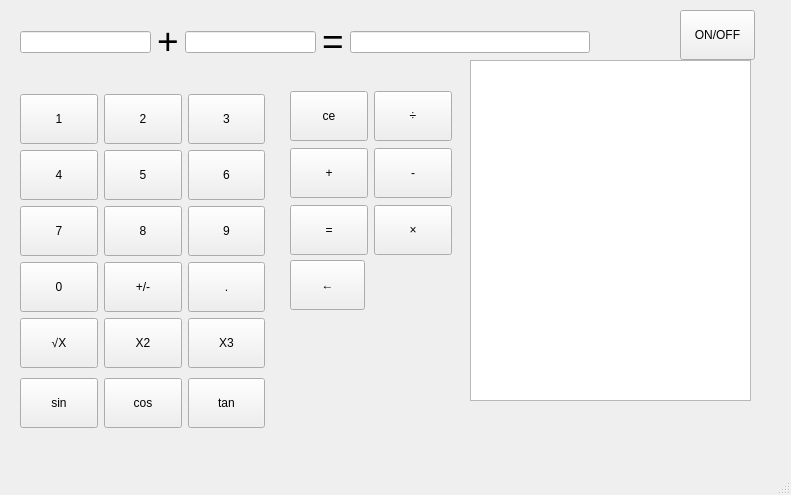
<?xml version="1.0" encoding="UTF-8"?>
<ui version="4.0">
 <class>calculator</class>
 <widget class="QMainWindow" name="calculator">
  <property name="geometry">
   <rect>
    <x>0</x>
    <y>0</y>
    <width>791</width>
    <height>495</height>
   </rect>
  </property>
  <property name="windowTitle">
   <string>calculator</string>
  </property>
  <widget class="QWidget" name="centralwidget">
   <widget class="QWidget" name="layoutWidget">
    <property name="geometry">
     <rect>
      <x>290</x>
      <y>90</y>
      <width>162</width>
      <height>166</height>
     </rect>
    </property>
    <layout class="QHBoxLayout" name="horizontalLayout_4">
     <item>
      <layout class="QVBoxLayout" name="verticalLayout_3">
       <item>
        <widget class="QPushButton" name="Btn_ce">
         <property name="minimumSize">
          <size>
           <width>0</width>
           <height>50</height>
          </size>
         </property>
         <property name="text">
          <string>ce</string>
         </property>
        </widget>
       </item>
       <item>
        <widget class="QPushButton" name="Btn_sub">
         <property name="minimumSize">
          <size>
           <width>0</width>
           <height>50</height>
          </size>
         </property>
         <property name="text">
          <string>+</string>
         </property>
        </widget>
       </item>
       <item>
        <widget class="QPushButton" name="Btn_equa">
         <property name="minimumSize">
          <size>
           <width>0</width>
           <height>50</height>
          </size>
         </property>
         <property name="text">
          <string>=</string>
         </property>
        </widget>
       </item>
      </layout>
     </item>
     <item>
      <layout class="QVBoxLayout" name="verticalLayout_2">
       <item>
        <widget class="QPushButton" name="Btn_div">
         <property name="minimumSize">
          <size>
           <width>0</width>
           <height>50</height>
          </size>
         </property>
         <property name="text">
          <string>÷</string>
         </property>
        </widget>
       </item>
       <item>
        <widget class="QPushButton" name="Btn_minus">
         <property name="minimumSize">
          <size>
           <width>0</width>
           <height>50</height>
          </size>
         </property>
         <property name="text">
          <string>-</string>
         </property>
        </widget>
       </item>
       <item>
        <widget class="QPushButton" name="Btn_mul">
         <property name="minimumSize">
          <size>
           <width>0</width>
           <height>50</height>
          </size>
         </property>
         <property name="styleSheet">
          <string notr="true">×</string>
         </property>
         <property name="text">
          <string>×</string>
         </property>
        </widget>
       </item>
      </layout>
     </item>
    </layout>
   </widget>
   <widget class="QPushButton" name="Btn_back">
    <property name="geometry">
     <rect>
      <x>290</x>
      <y>260</y>
      <width>75</width>
      <height>50</height>
     </rect>
    </property>
    <property name="minimumSize">
     <size>
      <width>0</width>
      <height>50</height>
     </size>
    </property>
    <property name="text">
     <string>←</string>
    </property>
   </widget>
   <widget class="QWidget" name="layoutWidget">
    <property name="geometry">
     <rect>
      <x>20</x>
      <y>20</y>
      <width>570</width>
      <height>44</height>
     </rect>
    </property>
    <layout class="QHBoxLayout" name="horizontalLayout_2">
     <item>
      <widget class="QLineEdit" name="Line_input1">
       <property name="minimumSize">
        <size>
         <width>120</width>
         <height>20</height>
        </size>
       </property>
      </widget>
     </item>
     <item>
      <widget class="QLabel" name="Lable_alg">
       <property name="text">
        <string>&lt;html&gt;&lt;head/&gt;&lt;body&gt;&lt;p align=&quot;center&quot;&gt;&lt;span style=&quot; font-size:28pt;&quot;&gt;+&lt;/span&gt;&lt;/p&gt;&lt;/body&gt;&lt;/html&gt;</string>
       </property>
      </widget>
     </item>
     <item>
      <widget class="QLineEdit" name="Line_input2">
       <property name="minimumSize">
        <size>
         <width>120</width>
         <height>20</height>
        </size>
       </property>
      </widget>
     </item>
     <item>
      <widget class="QLabel" name="Lable_answer">
       <property name="text">
        <string>&lt;html&gt;&lt;head/&gt;&lt;body&gt;&lt;p align=&quot;center&quot;&gt;&lt;span style=&quot; font-size:28pt;&quot;&gt;=&lt;/span&gt;&lt;/p&gt;&lt;/body&gt;&lt;/html&gt;</string>
       </property>
      </widget>
     </item>
     <item>
      <widget class="QLineEdit" name="Line_output">
       <property name="minimumSize">
        <size>
         <width>240</width>
         <height>20</height>
        </size>
       </property>
      </widget>
     </item>
    </layout>
   </widget>
   <widget class="QTextEdit" name="Text_hitory">
    <property name="geometry">
     <rect>
      <x>470</x>
      <y>60</y>
      <width>281</width>
      <height>341</height>
     </rect>
    </property>
   </widget>
   <widget class="QPushButton" name="Btn_OF">
    <property name="geometry">
     <rect>
      <x>680</x>
      <y>10</y>
      <width>75</width>
      <height>50</height>
     </rect>
    </property>
    <property name="minimumSize">
     <size>
      <width>0</width>
      <height>50</height>
     </size>
    </property>
    <property name="text">
     <string>ON/OFF</string>
    </property>
   </widget>
   <widget class="QWidget" name="">
    <property name="geometry">
     <rect>
      <x>20</x>
      <y>90</y>
      <width>245</width>
      <height>344</height>
     </rect>
    </property>
    <layout class="QVBoxLayout" name="verticalLayout_5">
     <item>
      <layout class="QVBoxLayout" name="verticalLayout_4">
       <item>
        <layout class="QVBoxLayout" name="verticalLayout">
         <item>
          <layout class="QGridLayout" name="gridLayout">
           <item row="0" column="0">
            <widget class="QPushButton" name="Btn_1">
             <property name="minimumSize">
              <size>
               <width>0</width>
               <height>50</height>
              </size>
             </property>
             <property name="text">
              <string>1</string>
             </property>
            </widget>
           </item>
           <item row="0" column="1">
            <widget class="QPushButton" name="Btn_2">
             <property name="minimumSize">
              <size>
               <width>0</width>
               <height>50</height>
              </size>
             </property>
             <property name="text">
              <string>2</string>
             </property>
            </widget>
           </item>
           <item row="0" column="2">
            <widget class="QPushButton" name="Btn_3">
             <property name="minimumSize">
              <size>
               <width>0</width>
               <height>50</height>
              </size>
             </property>
             <property name="text">
              <string>3</string>
             </property>
            </widget>
           </item>
           <item row="1" column="0">
            <widget class="QPushButton" name="Btn_4">
             <property name="minimumSize">
              <size>
               <width>0</width>
               <height>50</height>
              </size>
             </property>
             <property name="text">
              <string>4</string>
             </property>
            </widget>
           </item>
           <item row="1" column="1">
            <widget class="QPushButton" name="Btn_5">
             <property name="minimumSize">
              <size>
               <width>0</width>
               <height>50</height>
              </size>
             </property>
             <property name="text">
              <string>5</string>
             </property>
            </widget>
           </item>
           <item row="1" column="2">
            <widget class="QPushButton" name="Btn_6">
             <property name="minimumSize">
              <size>
               <width>0</width>
               <height>50</height>
              </size>
             </property>
             <property name="text">
              <string>6</string>
             </property>
            </widget>
           </item>
           <item row="2" column="0">
            <widget class="QPushButton" name="Btn_7">
             <property name="minimumSize">
              <size>
               <width>0</width>
               <height>50</height>
              </size>
             </property>
             <property name="text">
              <string>7</string>
             </property>
            </widget>
           </item>
           <item row="2" column="1">
            <widget class="QPushButton" name="Btn_8">
             <property name="minimumSize">
              <size>
               <width>0</width>
               <height>50</height>
              </size>
             </property>
             <property name="text">
              <string>8</string>
             </property>
            </widget>
           </item>
           <item row="2" column="2">
            <widget class="QPushButton" name="Btn_9">
             <property name="minimumSize">
              <size>
               <width>0</width>
               <height>50</height>
              </size>
             </property>
             <property name="text">
              <string>9</string>
             </property>
            </widget>
           </item>
          </layout>
         </item>
         <item>
          <layout class="QHBoxLayout" name="horizontalLayout">
           <item>
            <widget class="QPushButton" name="Btn_0">
             <property name="minimumSize">
              <size>
               <width>0</width>
               <height>50</height>
              </size>
             </property>
             <property name="text">
              <string>0</string>
             </property>
            </widget>
           </item>
           <item>
            <widget class="QPushButton" name="Btn_nega_sign">
             <property name="minimumSize">
              <size>
               <width>0</width>
               <height>50</height>
              </size>
             </property>
             <property name="text">
              <string>+/-</string>
             </property>
            </widget>
           </item>
           <item>
            <widget class="QPushButton" name="Btn_point">
             <property name="minimumSize">
              <size>
               <width>0</width>
               <height>50</height>
              </size>
             </property>
             <property name="text">
              <string>.</string>
             </property>
            </widget>
           </item>
          </layout>
         </item>
        </layout>
       </item>
       <item>
        <layout class="QHBoxLayout" name="horizontalLayout_3">
         <item>
          <widget class="QPushButton" name="Btn_Xsqr">
           <property name="minimumSize">
            <size>
             <width>0</width>
             <height>50</height>
            </size>
           </property>
           <property name="text">
            <string>√X</string>
           </property>
           <property name="autoDefault">
            <bool>false</bool>
           </property>
           <property name="flat">
            <bool>false</bool>
           </property>
          </widget>
         </item>
         <item>
          <widget class="QPushButton" name="Btn_X2">
           <property name="minimumSize">
            <size>
             <width>0</width>
             <height>50</height>
            </size>
           </property>
           <property name="text">
            <string>X2</string>
           </property>
           <property name="autoDefault">
            <bool>false</bool>
           </property>
           <property name="flat">
            <bool>false</bool>
           </property>
          </widget>
         </item>
         <item>
          <widget class="QPushButton" name="Btn_X3">
           <property name="minimumSize">
            <size>
             <width>0</width>
             <height>50</height>
            </size>
           </property>
           <property name="text">
            <string>X3</string>
           </property>
           <property name="autoDefault">
            <bool>false</bool>
           </property>
           <property name="flat">
            <bool>false</bool>
           </property>
          </widget>
         </item>
        </layout>
       </item>
      </layout>
     </item>
     <item>
      <layout class="QHBoxLayout" name="horizontalLayout_5">
       <item>
        <widget class="QPushButton" name="Btn_sin">
         <property name="minimumSize">
          <size>
           <width>0</width>
           <height>50</height>
          </size>
         </property>
         <property name="text">
          <string>sin</string>
         </property>
         <property name="autoDefault">
          <bool>false</bool>
         </property>
         <property name="flat">
          <bool>false</bool>
         </property>
        </widget>
       </item>
       <item>
        <widget class="QPushButton" name="Btn_cos">
         <property name="minimumSize">
          <size>
           <width>0</width>
           <height>50</height>
          </size>
         </property>
         <property name="text">
          <string>cos</string>
         </property>
         <property name="autoDefault">
          <bool>false</bool>
         </property>
         <property name="flat">
          <bool>false</bool>
         </property>
        </widget>
       </item>
       <item>
        <widget class="QPushButton" name="Btn_tan">
         <property name="minimumSize">
          <size>
           <width>0</width>
           <height>50</height>
          </size>
         </property>
         <property name="text">
          <string>tan</string>
         </property>
         <property name="autoDefault">
          <bool>false</bool>
         </property>
         <property name="flat">
          <bool>false</bool>
         </property>
        </widget>
       </item>
      </layout>
     </item>
    </layout>
   </widget>
  </widget>
  <widget class="QMenuBar" name="menubar">
   <property name="geometry">
    <rect>
     <x>0</x>
     <y>0</y>
     <width>791</width>
     <height>23</height>
    </rect>
   </property>
  </widget>
  <widget class="QStatusBar" name="statusbar"/>
 </widget>
 <resources/>
 <connections/>
</ui>
